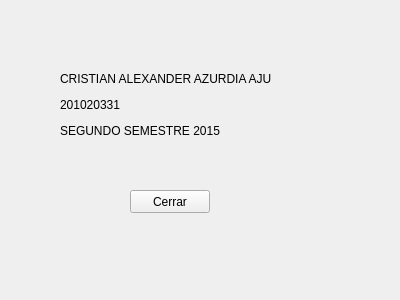
<?xml version="1.0" encoding="UTF-8"?>
<ui version="4.0">
 <class>Acerca_de</class>
 <widget class="QWidget" name="Acerca_de">
  <property name="geometry">
   <rect>
    <x>0</x>
    <y>0</y>
    <width>400</width>
    <height>300</height>
   </rect>
  </property>
  <property name="windowTitle">
   <string>Form</string>
  </property>
  <widget class="QLabel" name="label">
   <property name="geometry">
    <rect>
     <x>60</x>
     <y>50</y>
     <width>231</width>
     <height>111</height>
    </rect>
   </property>
   <property name="text">
    <string>&lt;html&gt;&lt;head/&gt;&lt;body&gt;&lt;p&gt;CRISTIAN ALEXANDER AZURDIA AJU&lt;/p&gt;&lt;p&gt;201020331&lt;/p&gt;&lt;p&gt;SEGUNDO SEMESTRE 2015&lt;/p&gt;&lt;/body&gt;&lt;/html&gt;</string>
   </property>
  </widget>
  <widget class="QPushButton" name="pushButton">
   <property name="geometry">
    <rect>
     <x>130</x>
     <y>190</y>
     <width>80</width>
     <height>23</height>
    </rect>
   </property>
   <property name="text">
    <string>Cerrar</string>
   </property>
  </widget>
 </widget>
 <resources/>
 <connections/>
</ui>
